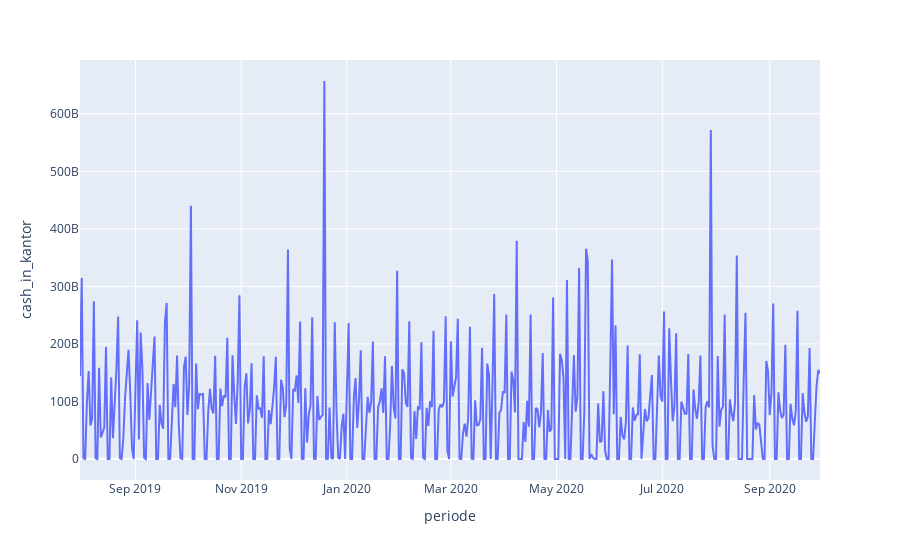

Notebook source saved alongside this figure:
### Code cell
px.line(df, x='periode', y='cash_in_kantor',
        labels={'x' : 'Date', 'y' : 'cash_in_kantor'})

### Figure 1 — Plotly figure (JSON) as saved in the notebook; plotly's stock layout.template omitted (floating-point values rounded to 4 significant figures; data arrays with more than 128 entries replaced by an {"elided": "..."} marker saying what was removed)
{"data": [{"hovertemplate": "periode=%{x}<br>cash_in_kantor=%{y}<extra></extra>", "legendgroup": "", "line": {"color": "#636efa", "dash": "solid"}, "mode": "lines", "name": "", "orientation": "v", "showlegend": false, "type": "scatter", "x": {"elided": "425 str values"}, "xaxis": "x", "y": {"elided": "425 float values"}, "yaxis": "y"}], "layout": {"legend": {"tracegroupgap": 0}, "margin": {"t": 60}, "xaxis": {"anchor": "y", "domain": [0, 1], "title": {"text": "periode"}}, "yaxis": {"anchor": "x", "domain": [0, 1], "title": {"text": "cash_in_kantor"}}}}
